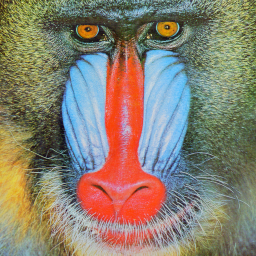
#> input picture A3/images/baboon.png, 256 x 256 px
$ python test.py
#> lines starting #> are read from the running program, lines starting #| are printed output that depends on the picture
#> further down, image is the input picture: shape (256, 256, 3) float32; mean R, G, B 0.538, 0.505, 0.443
import numpy as np
import matplotlib.pyplot as plt


def compute_threshold(channel, initial_threshold=128, epsilon=1):
    """
    Compute the optimal threshold for a single channel using the iterative mean method.
    """
    T = initial_threshold  # Initial threshold guess

    # Debugging: Initial condition
    print(f"\nStarting threshold computation for channel with initial T = {T}")

    while True:
        # Group pixels based on the current threshold
        G1 = channel[channel <= T]
        G2 = channel[channel > T]

        # Check if groups are empty and handle this edge case
        if G1.size == 0 or G2.size == 0:
            print("One of the groups is empty, returning initial threshold.")
            return T

        # Compute mean intensity of both groups
        mu1 = np.mean(G1)
        mu2 = np.mean(G2)

        # Update the threshold
        T_new = (mu1 + mu2) / 2

        # Debugging: Print the new threshold value for each iteration
        print(f"Updated threshold: T_new = {T_new}")

        # Check for convergence
        if abs(T - T_new) < epsilon:
            break

        T = T_new  # Update threshold for next iteration

    print(f"Final threshold for channel: {T}")
    return T


def plot_histograms(image):
    """
    Plot histograms of each color channel to understand the pixel distribution.
    """
    colors = ['Red', 'Green', 'Blue']
    fig, axes = plt.subplots(1, 3, figsize=(15, 5))

    for i in range(3):
        channel = image[:, :, i]
        axes[i].hist(channel.flatten(), bins=256, color=colors[i].lower(), alpha=0.7)
        axes[i].set_title(f'{colors[i]} Channel Histogram')
#> this loop made 3 passes
#> pass 1, in plot_histograms, `channel = image[:, :, i]`:
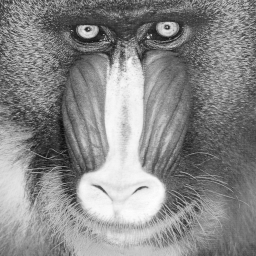
#> channel: shape (256, 256) float32; min 0.0471, max 0.996, mean 0.538
#> pass 2, in plot_histograms, `channel = image[:, :, i]`:
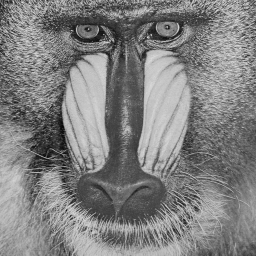
#> channel: shape (256, 256) float32; min 0.0275, max 0.867, mean 0.505
#> pass 3, in plot_histograms, `channel = image[:, :, i]`:
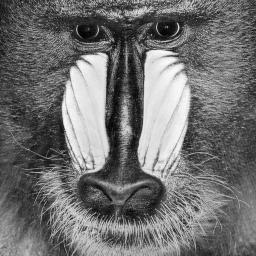
#> channel: shape (256, 256) float32; min 0.00784, max 0.988, mean 0.443

    plt.show()
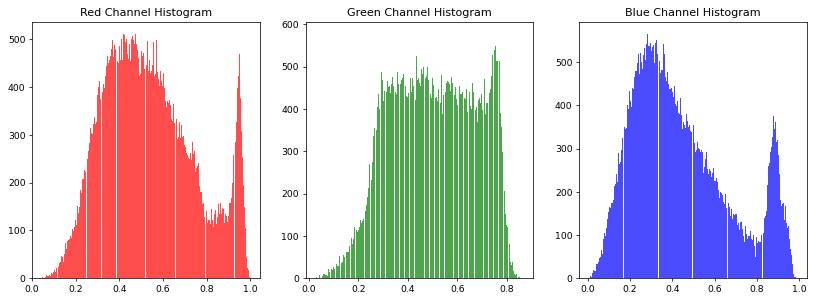
#> figure drawn by matplotlib, 3 panels; panel 2: tallest bar 577 high, from x = 0.755 to 0.758; panel 3: tallest bar 565 high, from x = 0.28 to 0.284


def automatic(image, initial_threshold=128, epsilon=1):
    """
    Perform automatic thresholding on an image.
    Works for both grayscale and RGB images.
    """
#> called with initial_threshold = 128, epsilon = 1
    thresholds = []
    if len(image.shape) == 2:  # Grayscale image
        threshold = compute_threshold(image, initial_threshold, epsilon)
        thresholds.append(threshold)
        binary_image = np.where(image > threshold, 255, 0).astype(np.uint8)
        return binary_image

    else:  # RGB image
        binary_image = np.zeros_like(image, dtype=np.uint8)

        # Apply threshold independently to each channel
        for i in range(3):
            channel = image[:, :, i]
            threshold = compute_threshold(channel, initial_threshold, epsilon)
            thresholds.append(threshold)
            binary_image[:, :, i] = np.where(channel > threshold, 255, 0)
#> binary_image: shape (256, 256, 3); every value is 0
#> after the loop, thresholds = [128, 128, 128]

        return binary_image.astype(np.float32) / 255.0, thresholds


# Example usage
image_path = 'images/baboon.png'  # Replace with your actual image path
image = plt.imread(image_path).astype(np.float32)

# Display histograms of each channel to understand pixel distribution
plot_histograms(image)

# Apply the color-preserving threshold
binary_image, thresholds = automatic(image)
#> binary_image: shape (256, 256, 3) float32; every value is 0
#> thresholds = [128, 128, 128]

# Display thresholds for each channel
print("Thresholds for each channel:", thresholds)
#| Thresholds for each channel: [128, 128, 128]

# Plot results for verification
fig, ax = plt.subplots(1, 2, figsize=(10, 5))
ax[0].imshow(image.astype(np.uint8))
ax[0].set_title('Original Image')
ax[0].axis('off')

ax[1].imshow(binary_image)
ax[1].set_title(f'Color Thresholded Image\n(R={thresholds[0]}, G={thresholds[1]}, B={thresholds[2]})')
ax[1].axis('off')

plt.show()

$ run again, with A3/images/fingerprint.png copied over A3/images/baboon.png
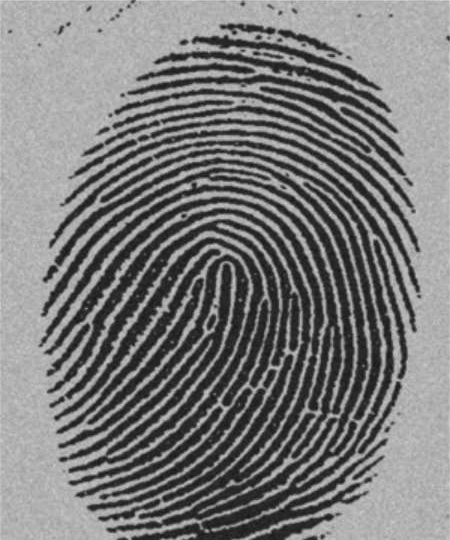
#> input picture A3/images/fingerprint.png, 450 x 540 px
#> image is the input picture: shape (540, 450, 3) float32; min 0.0706, max 0.843, mean 0.484
#> in plot_histograms, `plt.show()`:
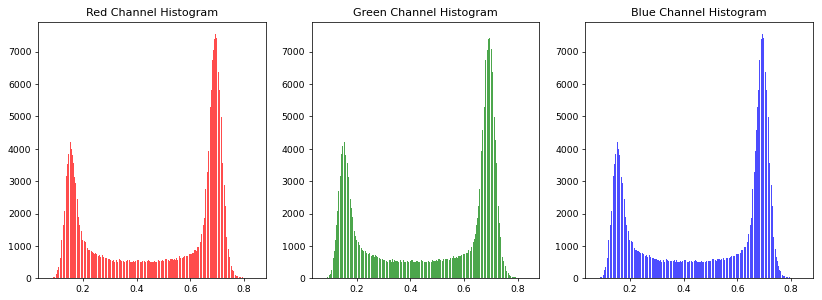
#> figure drawn by matplotlib, 3 panels; panel 1: tallest bar 7547 high, from x = 0.692 to 0.695; panel 2: tallest bar 7547 high, from x = 0.692 to 0.695; panel 3: tallest bar 7547 high, from x = 0.692 to 0.695
#> after the loop in automatic, `for i in range(3):`: thresholds = [128, 128, 128]
#| Thresholds for each channel: [128, 128, 128]
#> `plt.show()`:
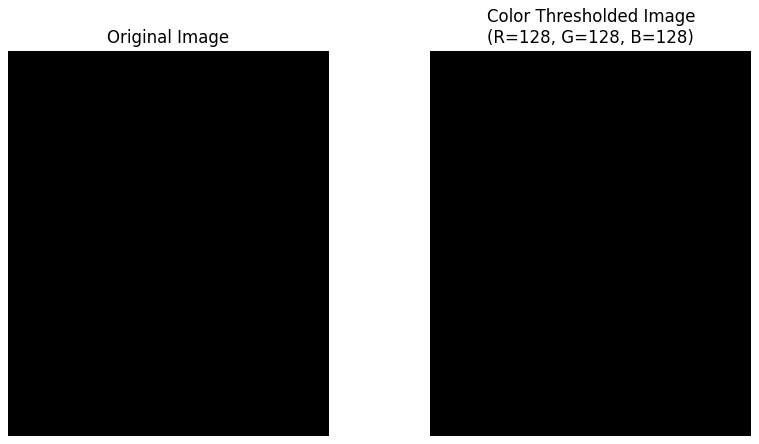
#> figure drawn by matplotlib, 2 panels

$ run again, with A3/images/signal_hill.png copied over A3/images/baboon.png
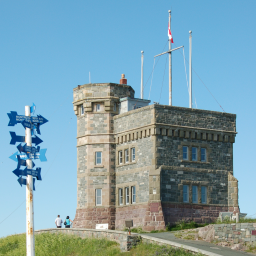
#> input picture A3/images/signal_hill.png, 256 x 256 px
#> image is the input picture: shape (256, 256, 3) float32; mean R, G, B 0.497, 0.631, 0.68
#> in plot_histograms, `plt.show()`:
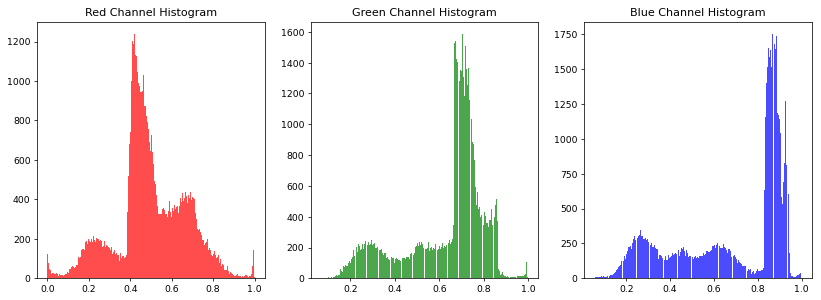
#> figure drawn by matplotlib, 3 panels; panel 1: tallest bar 1239 high, from x = 0.418 to 0.422; panel 2: tallest bar 1587 high, from x = 0.701 to 0.705; panel 3: tallest bar 1754 high, from x = 0.867 to 0.871
#> after the loop in automatic, `for i in range(3):`: thresholds = [128, 128, 128]
#| Thresholds for each channel: [128, 128, 128]
#> `plt.show()`:
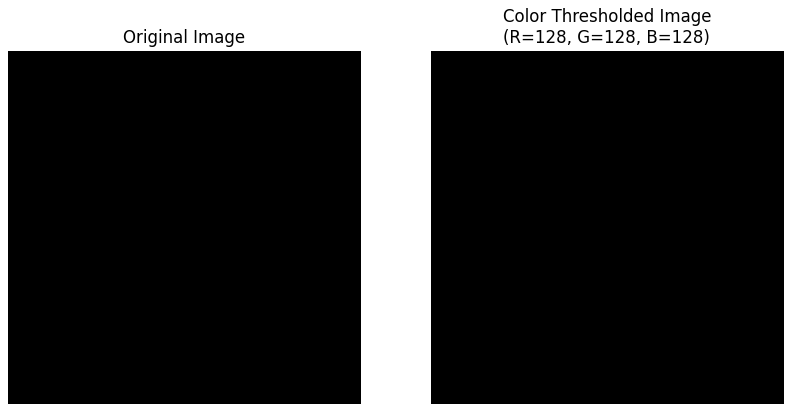
#> figure drawn by matplotlib, 2 panels
